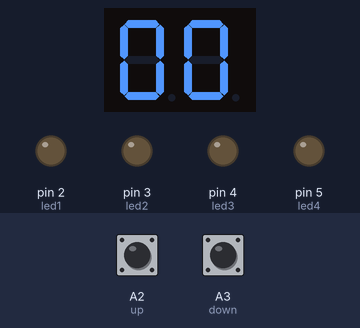
This sketch was run on a simulated Arduino Uno, built with avr-gcc and run on an emulated ATmega328P. Shown: 2-digit seven-segment display, output pins drawn as LEDs (lit = HIGH). Wiring (inferred from the names in the program): 2-digit 7-segment display, segments lit when HIGH: segments A1, pin 8, pin 11, pin 10, pin 9, pin 6, pin 12; digit selects pin 13, pin 7. The test bench sets the inputs (shaded band); at power-on: A2 (up) HIGH, A3 (down) HIGH. The segment pins are drawn as the display they are named for; pins used as bus, display or sensor lines are not drawn.

Above: at 1.2 s.
1.3 s: A2 (up) pulled LOW for 0.15 s
At 2.7 s:
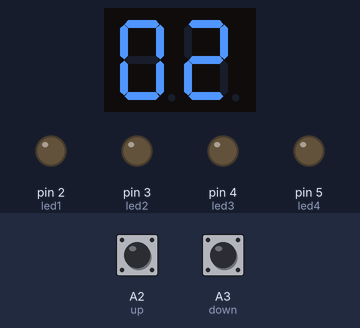
3.0 s: A2 (up) pulled LOW for 1 s
At 5.0 s:
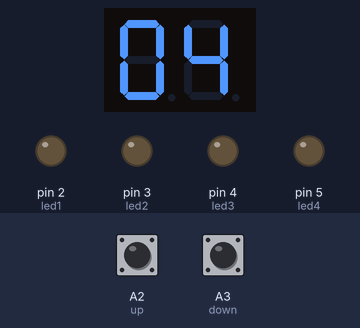
Timing chart, 0 to 6.5 s (numbered marks = the images above; inputs shaded):
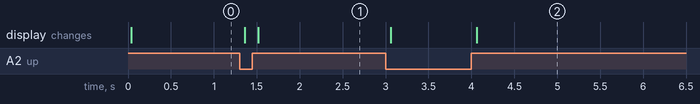

The sketch:

led_battery_sensing.ino
```cpp
/*
  Showing number 0-9 on a Common Anode 7-segment LED display (plus the eigth decimal poit)
    A
   ---
F |   | B
  | G |
   ---
E |   | C
  |   |
   ---        X Decimal
    D
 */


// for the four leds.
int led1 = 2;
int led2 = 3;
int led3 = 4;
int led4 = 5;
// for the 7 segment display
int pinA = A1;
int pinB = 8;                                                                                                                                                                                                                                                                            ; //fix this guy
int pinC = 11;
int pinD = 10;
int pinE = 9;
int pinF = 6;
int pinG = 12;
// for choosing which digit
int D1 = 13;
int D2 = 7;
// inputs for the switches, one for the tens place and one for the ones place
int down = A3;
int up = A2;
// starting states for the switches
int sdown = LOW;
int sup = LOW;
// this is the number displayed
int number = 00;

int del = 5; //used for fine tuning the display code

void setup() {
  // initialize everything
  pinMode(led1, OUTPUT);
  pinMode(led2, OUTPUT);
  pinMode(led3, OUTPUT);
  pinMode(led4, OUTPUT);

  pinMode(pinA, OUTPUT);
  pinMode(pinB, OUTPUT);
  pinMode(pinC, OUTPUT);
  pinMode(pinD, OUTPUT);
  pinMode(pinE, OUTPUT);
  pinMode(pinF, OUTPUT);
  pinMode(pinG, OUTPUT);
  pinMode(D1, OUTPUT);
  pinMode(D2, OUTPUT);

  pinMode(down, INPUT_PULLUP);
  pinMode(up, INPUT_PULLUP);

}

void loop() {
  clearLEDs();//clear the 7-segment display screen
  pickDigit(0);//Light up 7-segment display d1
  pickNumber((number/10));// get the value of thousand
  delay(del);//delay 5ms

  clearLEDs();//clear the 7-segment display screen
  pickDigit(1);//Light up 7-segment display d2
  pickNumber(number%10);// get the value of hundred
  delay(del);//delay 5ms


  if (number>100){
    number = 100;
  }
  if (number<0){
    number = 0;
  }

  if(sup != digitalRead(up)){
    number += 1;
    sup = digitalRead(up);
  }

   if(sdown != digitalRead(down)){
     number -= 1;
     sdown = digitalRead(down);
   }


  turnonleds();


}


void turnonleds(){
  digitalWrite(led1, LOW);
  digitalWrite(led2, LOW);
  digitalWrite(led3, LOW);
  digitalWrite(led4, LOW);


  if(number >= 25){
    digitalWrite(led1, HIGH);
  }
  if(number >= 50){
    digitalWrite(led2, HIGH);
  }
  if(number >= 75){
    digitalWrite(led3, HIGH);
  }
  if(number >= 95){
    digitalWrite(led4, HIGH);
  }


}

void pickNumber(int x)
{
  switch(x)
  {
    default:
    zero();
    break;
    case 1:
    one();
    break;
    case 2:
    two();
    break;
    case 3:
    three();
    break;
    case 4:
    four();
    break;
    case 5:
    five();
    break;
    case 6:
    six();
    break;
    case 7:
    seven();
    break;
    case 8:
    eight();
    break;
    case 9:
    nine();
    break;
  }
}

void clearLEDs() //clear the 7-segment display screen
{
  digitalWrite(pinA, LOW);
  digitalWrite(pinB, LOW);
  digitalWrite(pinC, LOW);
  digitalWrite(pinD, LOW);
  digitalWrite(pinE, LOW);
  digitalWrite(pinF, LOW);
  digitalWrite(pinG, LOW);
//  digitalWrite(pinDP, LOW);
}

void zero() //the 7-segment led display 0
{
  digitalWrite(pinA, HIGH);
  digitalWrite(pinB, HIGH);
  digitalWrite(pinC, HIGH);
  digitalWrite(pinD, HIGH);
  digitalWrite(pinE, HIGH);
  digitalWrite(pinF, HIGH);
  digitalWrite(pinG, LOW);
//  digitalWrite(pinDP, LOW);
}

void one() //the 7-segment led display 1
{
  digitalWrite(pinA, LOW);
  digitalWrite(pinB, HIGH);
  digitalWrite(pinC, HIGH);
  digitalWrite(pinD, LOW);
  digitalWrite(pinE, LOW);
  digitalWrite(pinF, LOW);
  digitalWrite(pinG, LOW);
 // digitalWrite(pinDP, LOW);
}

void two() //the 7-segment led display 2
{
  digitalWrite(pinA, HIGH);
  digitalWrite(pinB, HIGH);
  digitalWrite(pinC, LOW);
  digitalWrite(pinD, HIGH);
  digitalWrite(pinE, HIGH);
  digitalWrite(pinF, LOW);
  digitalWrite(pinG, HIGH);
// digitalWrite(pinDP, LOW);
}
void three() //the 7-segment led display 3
{
  digitalWrite(pinA, HIGH);
  digitalWrite(pinB, HIGH);
  digitalWrite(pinC, HIGH);
  digitalWrite(pinD, HIGH);
  digitalWrite(pinE, LOW);
  digitalWrite(pinF, LOW);
  digitalWrite(pinG, HIGH);
//  digitalWrite(pinDP, LOW);
}

void four() //the 7-segment led display 4
{
  digitalWrite(pinA, LOW);
  digitalWrite(pinB, HIGH);
  digitalWrite(pinC, HIGH);
  digitalWrite(pinD, LOW);
  digitalWrite(pinE, LOW);
  digitalWrite(pinF, HIGH);
  digitalWrite(pinG, HIGH);
//  digitalWrite(pinDP, LOW);
}

void five() //the 7-segment led display 5
{
  digitalWrite(pinA, HIGH);
  digitalWrite(pinB, LOW);
  digitalWrite(pinC, HIGH);
  digitalWrite(pinD, HIGH);
  digitalWrite(pinE, LOW);
  digitalWrite(pinF, HIGH);
  digitalWrite(pinG, HIGH);
//  digitalWrite(pinDP, LOW);
}

void six() //the 7-segment led display 6
{
  digitalWrite(pinA, HIGH);
  digitalWrite(pinB, LOW);
  digitalWrite(pinC, HIGH);
  digitalWrite(pinD, HIGH);
  digitalWrite(pinE, HIGH);
  digitalWrite(pinF, HIGH);
  digitalWrite(pinG, HIGH);
 // digitalWrite(pinDP, LOW);
}

void seven() //the 7-segment led display 7
{
  digitalWrite(pinA, HIGH);
  digitalWrite(pinB, HIGH);
  digitalWrite(pinC, HIGH);
  digitalWrite(pinD, LOW);
  digitalWrite(pinE, LOW);
  digitalWrite(pinF, LOW);
  digitalWrite(pinG, LOW);
//  digitalWrite(pinDP, LOW);
}

void eight() //the 7-segment led display 8
{
  digitalWrite(pinA, HIGH);
  digitalWrite(pinB, HIGH);
  digitalWrite(pinC, HIGH);
  digitalWrite(pinD, HIGH);
  digitalWrite(pinE, HIGH);
  digitalWrite(pinF, HIGH);
  digitalWrite(pinG, HIGH);
//  digitalWrite(pinDP, LOW);
}
void nine() //the 7-segment led display 9
{
  digitalWrite(pinA, HIGH);
  digitalWrite(pinB, HIGH);
  digitalWrite(pinC, HIGH);
  digitalWrite(pinD, HIGH);
  digitalWrite(pinE, LOW);
  digitalWrite(pinF, HIGH);
  digitalWrite(pinG, HIGH);
//  digitalWrite(pinDP, LOW);
}
void pickDigit(int x) //
{
  //first, turn them all on high. Then we'll push the one we want low (if I have a common anode this will need to be backwards?

  digitalWrite(D1, HIGH);
  digitalWrite(D2, HIGH);
  //digitalWrite(D3, HIGH);
  //digitalWrite(D4, HIGH);

  switch(x)
  {
    case 0:
    digitalWrite(D1, LOW);
    break;
    case 1:
    digitalWrite(D2, LOW);
    break;
    /*case 2:
    digitalWrite(D3, LOW);
    break;
    case 3:
    digitalWrite(D4, LOW);
    break;
    */
  }
}
```

Measured:
- after the input at 1.3 s, the display: first changes after 0.06 s (image 1 shows a later state)
- after the input at 3.0 s, the display: first changes after 0.06 s (image 2 shows a later state)
